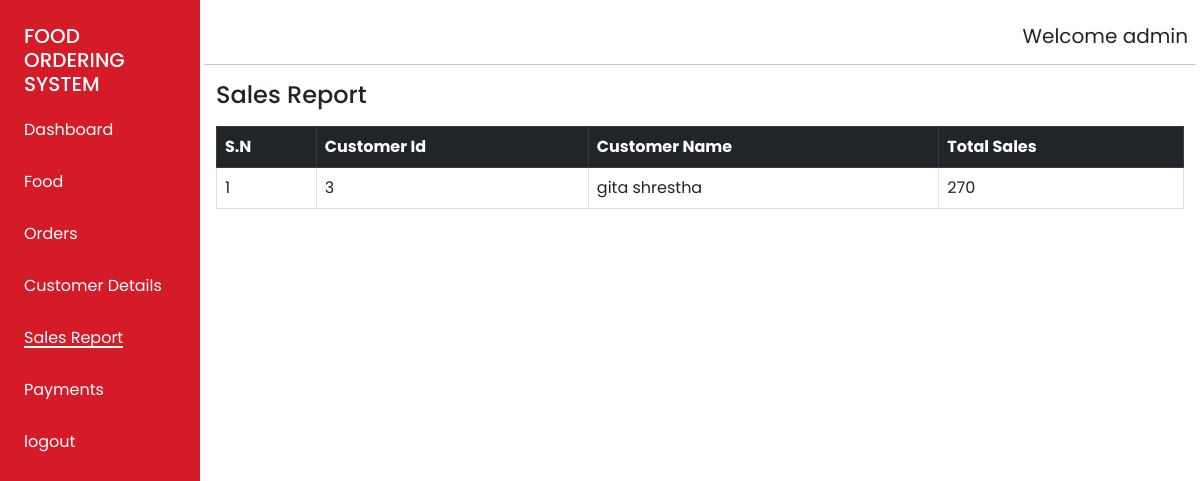
Screenshot of /admin/salesreport.php (signed in) with the database file from the repository.
### tables this page shows
CREATE TABLE `orders` (
  `order_number` int(11) NOT NULL,
  `food_items` varchar(228) NOT NULL,
  `order_date` datetime NOT NULL DEFAULT current_timestamp(),
  `order_qty` varchar(60) NOT NULL,
  `food_price` varchar(60) NOT NULL,
  `total_amount` varchar(30) NOT NULL,
  `order_status` varchar(10) NOT NULL DEFAULT 'pending',
  `customer_id` int(11) NOT NULL
);

CREATE TABLE `customers` (
  `customer_id` int(11) NOT NULL,
  `fullname` varchar(60) NOT NULL,
  `email` varchar(60) NOT NULL,
  `phone_number` varchar(10) NOT NULL,
  `password` varchar(100) NOT NULL
);

### admin/salesreport.php (the view, shortened to what this page needs)
<?php
include 'config.php';
$sql = "SELECT o.order_number,c.customer_id,c.fullname, sum(o.total_amount) as totalsales FROM customers as c
inner join orders as o
on c.customer_id=o.customer_id WHERE order_status='Delivered'
group by c.customer_id;";
$result = mysqli_query($con, $sql);
$data = [];
if (mysqli_num_rows($result) > 0) {
   while ($row = mysqli_fetch_assoc($result)) {
     array_push($data, $row);
   }
 }
?>
<!DOCTYPE html>
<html lang="en">
<head>
  <link rel="stylesheet" href="style.css" />
  <link href="https://cdn.jsdelivr.net/npm/bootstrap@5.0.2/dist/css/bootstrap.min.css" rel="stylesheet" />
</head>
<body>
  <div class="container-fluid dashboard font">
    <div class="row min-vh-100">
      <div class="col-sm-2  px-4 ">
        <h5 class="text-white text-uppercase pt-4 ">Food Ordering System</h5>
        <nav class="">
          <ul>
            <li><a href="dashboard.php">Dashboard</a></li>
            <li><a href="food.php">Food</a></li>
            <li><a href="orders.php" >Orders</a></li>
            <li><a href="customerdetails.php" >Customer Details</a></li>
           <li><a href="salesreport.php" class="font active">Sales Report</a></li>
            <li><a href="payment.php" class="font ">Payments</a></li>
            <li><a href="../adminlogout.php">logout</a></li>
          </ul>
        </nav>
      </div>
      <div class="col-sm-10 p-3">
        <div class="row">
          <h5 class="text-end h5 fw-normal p-2">Welcome <?php echo $_SESSION['admin'];?></h5>
          <hr>
        </div>
        <p class="text-capitalize h4  ">Sales Report</p>
        <table class="table table-bordered mt-3">
          <thead class="table-dark">
            <tr class="text-capitalize ">
            <th>S.N</th>
            <th>Customer id</th>
            <th>Customer name</th>
            <th>total sales</th>
            </tr>
          </thead>
          <?php
            $i=1;
            foreach ($data as $d) {
          ?>
          <tbody>
            <tr>
            <td><?php echo $i++;?></td>
            <td><?php echo $d['customer_id'];?></td>
            <td><?php echo $d['fullname'];?></td>
            <td><?php echo $d['totalsales'];?></td>
            </tr>
          </tbody>
          <?php } ?>
        </table>
        </div>
      </div>
    </div>
</body>
</html>

### admin/style.css (style rules this page uses)
* { margin: 0; padding: 0; box-sizing: border-box; scroll-behavior: smooth; }
.font { font-family: 'Poppins', sans-serif; }
.col-sm-2 { position: relative; overflow: hidden; min-height: 100vh; z-index: 100; background-color: #D41B27; }
.col-sm-2> nav >ul { list-style: none; padding-left: 0; font-weight: 400; }
.col-sm-2> nav >ul >li { padding:14px 0; }
.col-sm-2> nav >ul >li> a { position: relative; text-decoration: none; color: white; font-size: 16px; }
.col-sm-2> nav >ul >li> a.active::after { transform: scale(1); }
.col-sm-2> nav >ul >li> a::after { content: ''; position: absolute; top:20px; left:0; height: 2px; width: 100%; background-color: white; transform-origin: left; transform: scale(0); transition: .5s; }
.col-sm-10 { position:relative; }

### rows the page displays
orders: customer.customer_id "3", customer.fullname "gita shrestha", totalsales "270"

### other values shown
$_SESSION['admin'] "admin"
